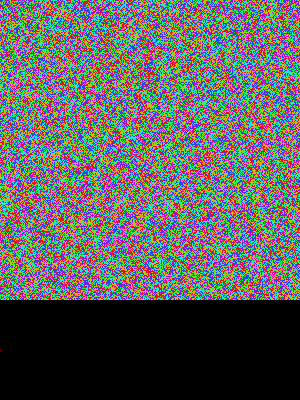
Frame 1 (no input)
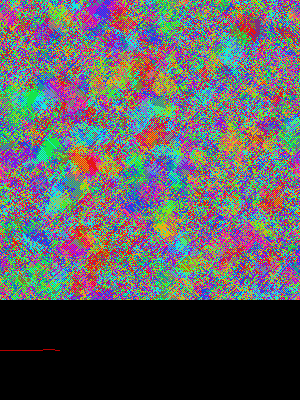
Frame 60 (the mouse pressed at the canvas centre just before this capture)
Frame 120 (the mouse held since frame 60 and released just before this capture): identical to frame 60, image omitted

The Processing sketch that drew these frames (run headless with seeded random() and noise(); from frame 60 on, the mouse is pressed at the canvas centre):

// Processing sketch: processing_11793
// ── processing_11793.pde

// CCA   Cyclic Cellular Automata  with  CROSS  neighborhood
// Mario Vincent Turp

//  MOUSE Click  To STOP or reSTART the process  ***********************************

int [][][] cell ;
int [] VTL;

//    CHOISIR ici les valeurs nbSTATE, THRESHOLD (SEUIL) et rayon du voisinage :
//    Choose  here your own values :
int nbSTATE = 8;     //     Nb of Colors  
int RANGE=3;         //     Range of the neighborhood 
int THR= 3 ;         //     THRESHOLD
// 
//////////////////////////////////////////////////////////
int sw=0;
boolean NoPause=true;
int tt=0;
int germe;
int vHeight;

void setup()
{
  size(300  ,400);
  background(0);

  colorMode(HSB,1.0); 
  frameRate(45);           // speed of the simulation
  germe= 241164;
  randomSeed(germe);
  vHeight= 300 ;

  cell = new int [width][vHeight][2];

  VTL = new int [nbSTATE+1] ;    

  for (int x = 0; x < width; x++) {
    for (int y = 0; y < vHeight; y++) {

      cell[x][y][sw]  = int(random(0,nbSTATE)  ) ;
      cell[x][y][1-sw]  =  0  ; 


    }
  }
}

///////////////
void draw()  {


  if(NoPause)  {
    work();   
    tt=tt+1;      
  }



  if(tt>2397)  noLoop() ;   //   for SAFETY  ONLY  (online version)

}

/////////////////////////////
void work()  {

  int ival, ivalu  ;
  float amt, rval, rmoy;
  int  ix,iy ,i, j ;
  int mRANGE= -1*RANGE;

  int SOM =0;                   

  for (int y = 0; y < vHeight ; y++) {
    for (int x = 0; x <  width ; x++) {


      for (int ii=0; ii< nbSTATE ; ii++)  {

        VTL[ii] = 0 ;   // initialisation

      }

      // CROSS neighborhood
      for(int val= mRANGE;  val<= RANGE; val++)  {

        ix=  ( x + val + width) % width ;
        iy=  ( y + val +  vHeight) % vHeight ;
        i=cell[ix][iy][sw] ;
        VTL[i]= VTL[i]+1    ;     

        // the other diagonal

        ix=  ( x + val + width) % width ;
        iy=  ( y +  (-1*val) +  vHeight) % vHeight ;
        i=cell[ix][iy][sw] ;
        VTL[i]= VTL[i]+1    ;            



      } // val


      i= cell[x][y][sw];
      j= (1 + i) % nbSTATE  ;

      if(VTL[j] >= THR )   {    
        cell[x][y][1-sw] = j;
      }
      else{
        cell[x][y][1-sw] = i ;   
      }

      SOM= SOM + cell[x][y][1-sw]  ;

      amt = map(cell[x][y][1-sw], 0, nbSTATE, 0,1);

      set(x,y,color(amt,0.9,0.9));   


    }  //  x
  }//  y


  sw=1 - sw ;


  rval= float(SOM);
  rmoy=rval/float(vHeight*width)  ;
  ivalu = int( map(rmoy, 0, nbSTATE-1 ,0,100)  );  

  if(tt%width ==0 ) {

    fill(0) ;
    noStroke();
    rect(0,301,300,99);
    noFill();

  }
  stroke(250,250,250) ;


  point(tt % width , height - ivalu)  ;         

}
//////////////////////////////

void mousePressed()  {

  NoPause = !NoPause ;
}
//////////////////////////////

//void keyPressed()  {                        //   for SAVING the IMAGE   
//
//   NoPause=false;
//  
//   String svaleur = "bidon" ;                  
//   
//    svaleur= "g64Cr_" + str(tt)+"_ST_" + str(nbSTATE) + "_TH_" + str(THR) + "_R_" + str(RANGE) ;
//    save(svaleur + ".png");
//  
//  println(svaleur);
//  
//}
